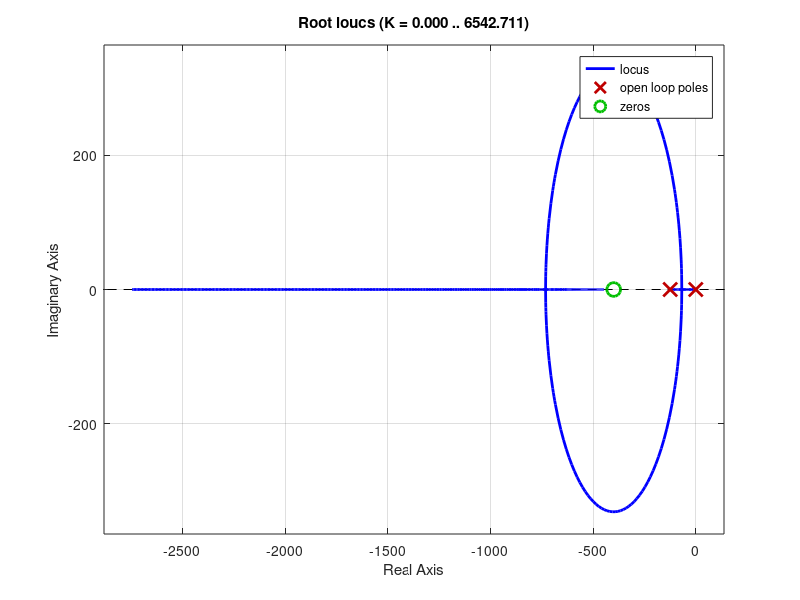

Recreate this plot in MATLAB. (Note: this script raises an error after producing the figure.)
s = tf('s');
G  = 1.5/(s*(0.008*s+1));

Td = 400;
C = 1+s/Td;

rlocus(C*G)
dcm = datacursormode;
dcm.Enable = 'on';
dcm.DisplayStyle = 'window';